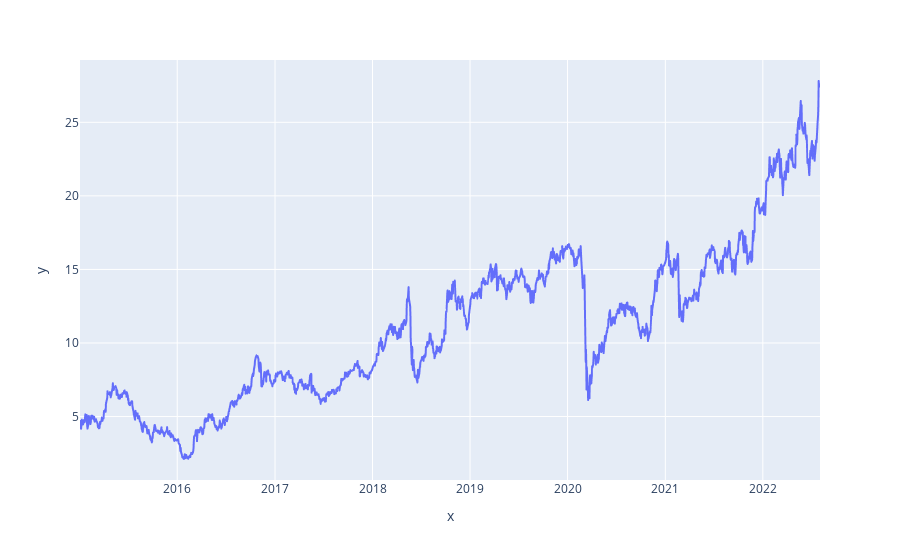

The code cell stored with this chart in its notebook:
### Code cell
px.line(x=df['Date'], y=df['Close'])

### Figure 1 — Plotly figure (JSON) as saved in the notebook; plotly's stock layout.template omitted (floating-point values rounded to 4 significant figures; data arrays with more than 128 entries replaced by an {"elided": "..."} marker saying what was removed)
{"data": [{"hovertemplate": "x=%{x}<br>y=%{y}<extra></extra>", "legendgroup": "", "line": {"color": "#636efa", "dash": "solid"}, "marker": {"symbol": "circle"}, "mode": "lines", "name": "", "showlegend": false, "type": "scattergl", "x": {"elided": "1886 str values"}, "xaxis": "x", "y": {"elided": "1886 float values"}, "yaxis": "y"}], "layout": {"legend": {"tracegroupgap": 0}, "margin": {"t": 60}, "xaxis": {"anchor": "y", "domain": [0, 1], "title": {"text": "x"}}, "yaxis": {"anchor": "x", "domain": [0, 1], "title": {"text": "y"}}}}
